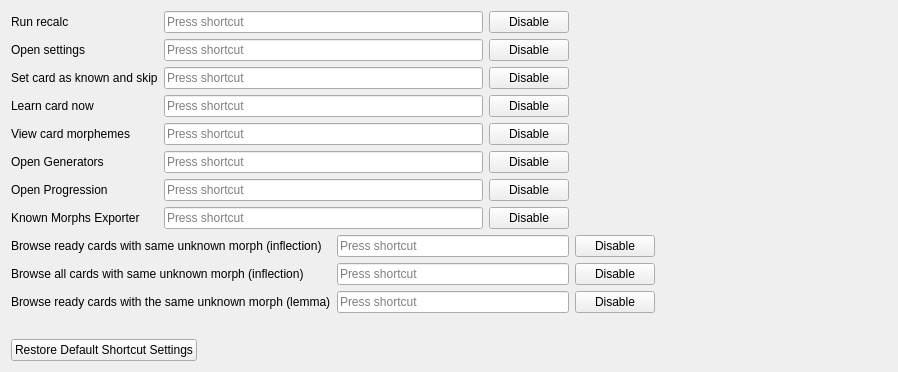
       <widget class="QWidget" name="shortcuts_tab">
        <property name="sizePolicy">
         <sizepolicy hsizetype="Preferred" vsizetype="Preferred">
          <horstretch>0</horstretch>
          <verstretch>0</verstretch>
         </sizepolicy>
        </property>
        <attribute name="title">
         <string>Shortcuts</string>
        </attribute>
        <layout class="QVBoxLayout" name="verticalLayout_24">
         <item>
          <layout class="QHBoxLayout" name="horizontalLayout_5">
           <item>
            <layout class="QVBoxLayout" name="verticalLayout_16">
             <item>
              <widget class="QLabel" name="label_14">
               <property name="text">
                <string>Run recalc</string>
               </property>
              </widget>
             </item>
             <item>
              <widget class="QLabel" name="label_13">
               <property name="text">
                <string>Open settings</string>
               </property>
              </widget>
             </item>
             <item>
              <widget class="QLabel" name="label_10">
               <property name="text">
                <string>Set card as known and skip</string>
               </property>
              </widget>
             </item>
             <item>
              <widget class="QLabel" name="label_11">
               <property name="text">
                <string>Learn card now</string>
               </property>
              </widget>
             </item>
             <item>
              <widget class="QLabel" name="label_12">
               <property name="text">
                <string>View card morphemes</string>
               </property>
              </widget>
             </item>
             <item>
              <widget class="QLabel" name="label_15">
               <property name="text">
                <string>Open Generators</string>
               </property>
              </widget>
             </item>
             <item>
              <widget class="QLabel" name="label_34">
               <property name="text">
                <string>Open Progression</string>
               </property>
              </widget>
             </item>
             <item>
              <widget class="QLabel" name="label_18">
               <property name="text">
                <string>Known Morphs Exporter</string>
               </property>
              </widget>
             </item>
            </layout>
           </item>
           <item>
            <layout class="QVBoxLayout" name="verticalLayout_15">
             <item>
              <widget class="QKeySequenceEdit" name="shortcutRecalcKeySequenceEdit"/>
             </item>
             <item>
              <widget class="QKeySequenceEdit" name="shortcutSettingsKeySequenceEdit"/>
             </item>
             <item>
              <widget class="QKeySequenceEdit" name="shortcutKnownAndSkipKeySequenceEdit"/>
             </item>
             <item>
              <widget class="QKeySequenceEdit" name="shortcutLearnNowKeySequenceEdit"/>
             </item>
             <item>
              <widget class="QKeySequenceEdit" name="shortcutViewMorphsKeySequenceEdit"/>
             </item>
             <item>
              <widget class="QKeySequenceEdit" name="shortcutGeneratorsKeySequenceEdit"/>
             </item>
             <item>
              <widget class="QKeySequenceEdit" name="shortcutProgressionKeySequenceEdit"/>
             </item>
             <item>
              <widget class="QKeySequenceEdit" name="shortcutKnownMorphsExporterKeySequenceEdit"/>
             </item>
            </layout>
           </item>
           <item>
            <layout class="QVBoxLayout" name="verticalLayout_4">
             <item>
              <widget class="QPushButton" name="shortcutRecalcDisablePushButton">
               <property name="maximumSize">
                <size>
                 <width>80</width>
                 <height>16777215</height>
                </size>
               </property>
               <property name="text">
                <string>Disable</string>
               </property>
              </widget>
             </item>
             <item>
              <widget class="QPushButton" name="shortcutSettingsDisablePushButton">
               <property name="maximumSize">
                <size>
                 <width>80</width>
                 <height>16777215</height>
                </size>
               </property>
               <property name="text">
                <string>Disable</string>
               </property>
              </widget>
             </item>
             <item>
              <widget class="QPushButton" name="shortcutKnownAndSkipDisablePushButton">
               <property name="maximumSize">
                <size>
                 <width>80</width>
                 <height>16777215</height>
                </size>
               </property>
               <property name="text">
                <string>Disable</string>
               </property>
              </widget>
             </item>
             <item>
              <widget class="QPushButton" name="shortcutLearnNowDisablePushButton">
               <property name="maximumSize">
                <size>
                 <width>80</width>
                 <height>16777215</height>
                </size>
               </property>
               <property name="text">
                <string>Disable</string>
               </property>
              </widget>
             </item>
             <item>
              <widget class="QPushButton" name="shortcutViewMorphsDisablePushButton">
               <property name="maximumSize">
                <size>
                 <width>80</width>
                 <height>16777215</height>
                </size>
               </property>
               <property name="text">
                <string>Disable</string>
               </property>
              </widget>
             </item>
             <item>
              <widget class="QPushButton" name="shortcutGeneratorsDisablePushButton">
               <property name="maximumSize">
                <size>
                 <width>80</width>
                 <height>16777215</height>
                </size>
               </property>
               <property name="text">
                <string>Disable</string>
               </property>
              </widget>
             </item>
             <item>
              <widget class="QPushButton" name="shortcutProgressionDisablePushButton">
               <property name="text">
                <string>Disable</string>
               </property>
              </widget>
             </item>
             <item>
              <widget class="QPushButton" name="shortcutKnownMorphsExporterDisablePushButton">
               <property name="maximumSize">
                <size>
                 <width>80</width>
                 <height>16777215</height>
                </size>
               </property>
               <property name="text">
                <string>Disable</string>
               </property>
              </widget>
             </item>
            </layout>
           </item>
           <item>
            <spacer name="horizontalSpacer_6">
             <property name="orientation">
              <enum>Qt::Horizontal</enum>
             </property>
             <property name="sizeHint" stdset="0">
              <size>
               <width>20</width>
               <height>20</height>
              </size>
             </property>
            </spacer>
           </item>
          </layout>
         </item>
         <item>
          <layout class="QHBoxLayout" name="horizontalLayout_12">
           <item>
            <layout class="QVBoxLayout" name="verticalLayout_19">
             <item>
              <widget class="QLabel" name="label_8">
               <property name="text">
                <string>Browse ready cards with same unknown morph (inflection)</string>
               </property>
              </widget>
             </item>
             <item>
              <widget class="QLabel" name="label_9">
               <property name="text">
                <string>Browse all cards with same unknown morph (inflection)</string>
               </property>
              </widget>
             </item>
             <item>
              <widget class="QLabel" name="label_19">
               <property name="text">
                <string>Browse ready cards with the same unknown morph (lemma)</string>
               </property>
              </widget>
             </item>
            </layout>
           </item>
           <item>
            <layout class="QVBoxLayout" name="verticalLayout_23">
             <item>
              <widget class="QKeySequenceEdit" name="shortcutBrowseReadyKeySequenceEdit"/>
             </item>
             <item>
              <widget class="QKeySequenceEdit" name="shortcutBrowseAllKeySequenceEdit"/>
             </item>
             <item>
              <widget class="QKeySequenceEdit" name="shortcutBrowseReadyLemmaKeySequenceEdit"/>
             </item>
            </layout>
           </item>
           <item>
            <layout class="QVBoxLayout" name="verticalLayout_22">
             <item>
              <widget class="QPushButton" name="shortcutBrowseReadyDisablePushButton">
               <property name="maximumSize">
                <size>
                 <width>80</width>
                 <height>16777215</height>
                </size>
               </property>
               <property name="text">
                <string>Disable</string>
               </property>
              </widget>
             </item>
             <item>
              <widget class="QPushButton" name="shortcutBrowseAllDisablePushButton">
               <property name="maximumSize">
                <size>
                 <width>80</width>
                 <height>16777215</height>
                </size>
               </property>
               <property name="text">
                <string>Disable</string>
               </property>
              </widget>
             </item>
             <item>
              <widget class="QPushButton" name="shortcutBrowseReadyLemmaDisablePushButton">
               <property name="maximumSize">
                <size>
                 <width>80</width>
                 <height>16777215</height>
                </size>
               </property>
               <property name="text">
                <string>Disable</string>
               </property>
              </widget>
             </item>
            </layout>
           </item>
           <item>
            <spacer name="horizontalSpacer_9">
             <property name="orientation">
              <enum>Qt::Horizontal</enum>
             </property>
             <property name="sizeHint" stdset="0">
              <size>
               <width>20</width>
               <height>20</height>
              </size>
             </property>
            </spacer>
           </item>
          </layout>
         </item>
         <item>
          <spacer name="verticalSpacer_5">
           <property name="orientation">
            <enum>Qt::Vertical</enum>
           </property>
           <property name="sizeHint" stdset="0">
            <size>
             <width>876</width>
             <height>10</height>
            </size>
           </property>
          </spacer>
         </item>
         <item>
          <layout class="QHBoxLayout" name="horizontalLayout_10">
           <property name="topMargin">
            <number>10</number>
           </property>
           <item>
            <widget class="QPushButton" name="restoreShortcutsPushButton">
             <property name="text">
              <string>Restore Default Shortcut Settings</string>
             </property>
            </widget>
           </item>
           <item>
            <spacer name="horizontalSpacer_11">
             <property name="orientation">
              <enum>Qt::Horizontal</enum>
             </property>
             <property name="sizeHint" stdset="0">
              <size>
               <width>40</width>
               <height>20</height>
              </size>
             </property>
            </spacer>
           </item>
          </layout>
         </item>
        </layout>
       </widget>
